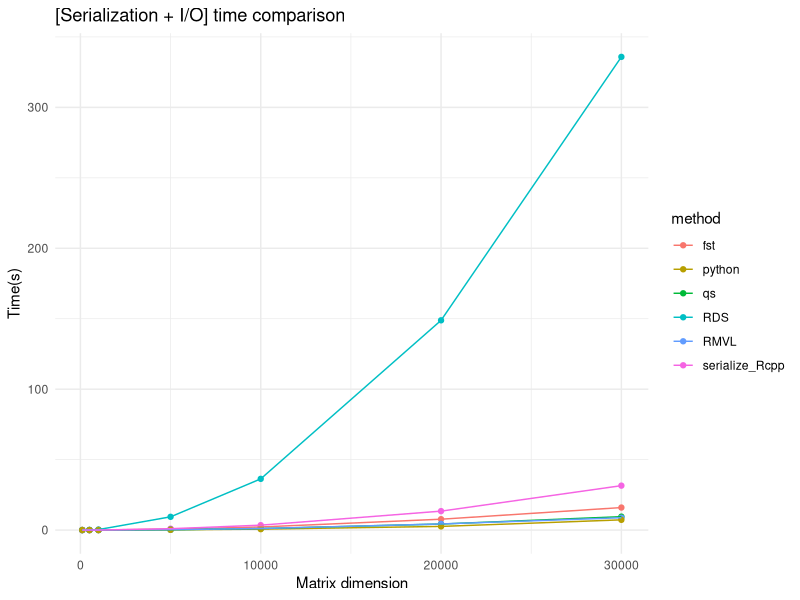
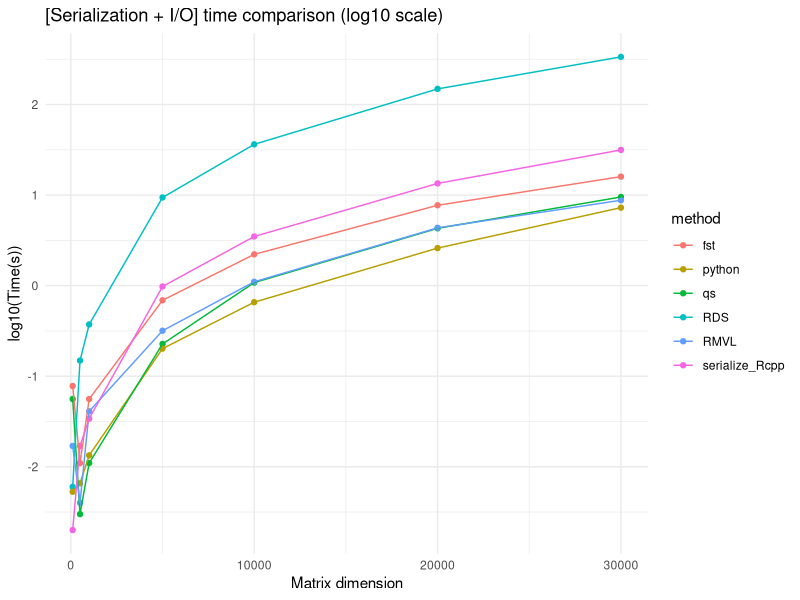
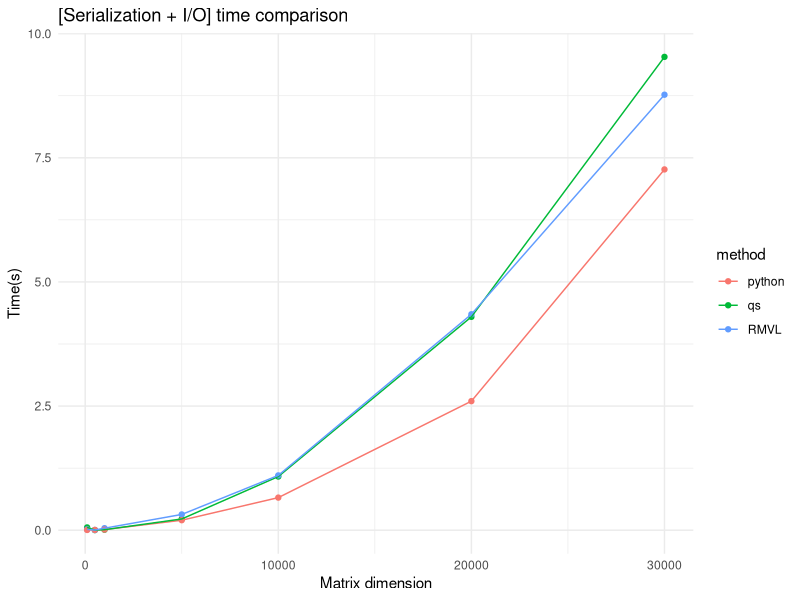

The R source for these figures, in order:
library(ggplot2)

per_R <- read.csv("time_swan.csv")
per_py <- read.csv("time_python.csv")

time <- rbind(per_R, per_py)

pdf("time_Swan.pdf")

ggplot(data = time, mapping = aes(x = block_size, y = ser_time + unser_time, color = method)) +
  geom_point() +
  geom_line() +
  labs(title = "Serialization time", x = "Matrix dimension", y = "Time(s)") +
  ggtitle("[Serialization + I/O] time comparison") +
  theme_minimal()

ggplot(data = time, mapping = aes(x = block_size, y = log10(ser_time + unser_time), color = method)) +
  geom_point() +
  geom_line() +
  labs(title = "Serialization time", x = "Matrix dimension", y = "log10(Time(s))") +
  ggtitle("[Serialization + I/O] time comparison (log10 scale)") +
  theme_minimal()

time <- time[which(time$method %in% c("qs", "RMVL", "python")),]
ggplot(data = time, mapping = aes(x = block_size, y = ser_time + unser_time, color = method)) +
  geom_point() +
  geom_line() +
  labs(title = "Serialization time", x = "Matrix dimension", y = "Time(s)") +
  ggtitle("[Serialization + I/O] time comparison") +
  theme_minimal()

dev.off()
